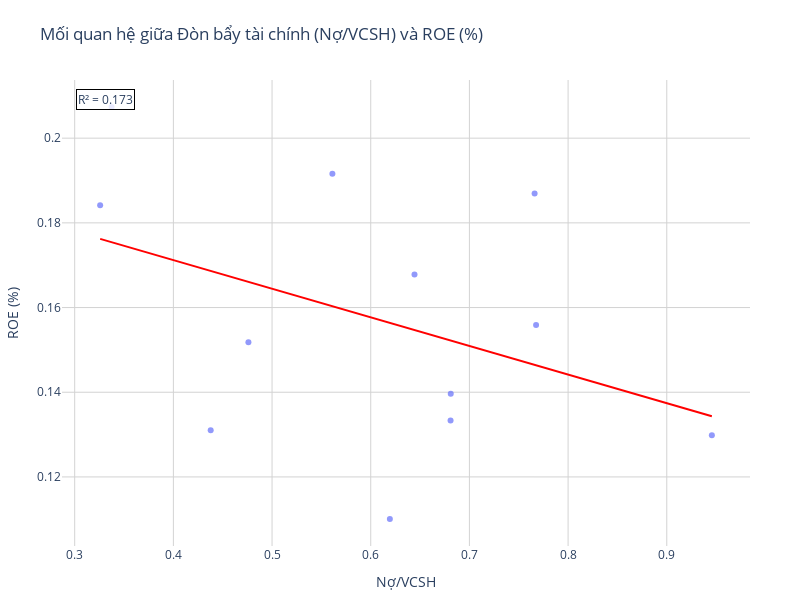

The code cell stored with this chart in its notebook:
### Code cell
# Convert seaborn regplot to plotly
import plotly.graph_objects as go
import plotly.express as px
import numpy as np
from scipy import stats

# Select the columns
col_roe = ('Chỉ tiêu khả năng sinh lợi', 'ROE (%)')
col_debt_equity = ('Chỉ tiêu cơ cấu nguồn vốn', 'Nợ/VCSH')

# Prepare the DataFrame for plotting
df_plot = Ratio[[col_roe, col_debt_equity]].copy()
df_plot.columns = ['ROE (%)', 'Nợ/VCSH']

# Optional: add company or year info for further analysis
if ('Meta', 'CP') in Ratio.columns:
    df_plot['CP'] = Ratio[('Meta', 'CP')]
if ('Meta', 'Năm') in Ratio.columns:
    df_plot['Năm'] = Ratio[('Meta', 'Năm')]

# Create scatter plot with regression line using plotly
fig = px.scatter(
    df_plot, 
    x='Nợ/VCSH', 
    y='ROE (%)',
    trendline='ols',  # Add ordinary least squares regression line
    trendline_color_override='red',
    opacity=0.7,
    hover_data=['Năm'] if 'Năm' in df_plot.columns else None
)

# Calculate regression statistics for annotation
x = df_plot['Nợ/VCSH']
y = df_plot['ROE (%)']
slope, intercept, r_value, p_value, std_err = stats.linregress(x, y)
r_squared = r_value**2

# Add annotation with R-squared value
fig.add_annotation(
    xref='paper', yref='paper',
    x=0.02, y=0.98,
    text=f'R² = {r_squared:.3f}',
    showarrow=False,
    font=dict(size=12),
    bgcolor='rgba(255, 255, 255, 0.8)',
    bordercolor='black',
    borderwidth=1
)

# Update layout
fig.update_layout(
    title='Mối quan hệ giữa Đòn bẩy tài chính (Nợ/VCSH) và ROE (%)',
    xaxis_title='Nợ/VCSH',
    yaxis_title='ROE (%)',
    template='plotly_white',
    width=800,
    height=600,
    margin=dict(l=50, r=50, t=80, b=50)
)

# Add grid
fig.update_xaxes(showgrid=True, gridwidth=1, gridcolor='lightgray')
fig.update_yaxes(showgrid=True, gridwidth=1, gridcolor='lightgray')

# Display the plot inline
fig.show()

# Save as interactive HTML
html_file_path = './outputs/roe_leverage_relationship_plotly.html'
fig.write_html(html_file_path)
print(f"Interactive plot saved to {html_file_path}")

# # Display the HTML directly from the figure object
# from IPython.display import HTML
# import plotly.io as pio
# HTML(pio.to_html(fig, include_plotlyjs='cdn'))

### Figure 1 — Plotly figure (JSON) as saved in the notebook; plotly's stock layout.template omitted (floating-point values rounded to 4 significant figures)
{"data": [{"customdata": [[2024], [2023], [2022], [2021], [2020], [2019], [2018], [2017], [2016], [2015], [2014], [2013]], "hovertemplate": "Nợ/VCSH=%{x}<br>ROE (%)=%{y}<br>Năm=%{customdata[0]}<extra></extra>", "legendgroup": "", "marker": {"color": "#636efa", "opacity": 0.7, "symbol": "circle"}, "mode": "markers", "name": "", "orientation": "v", "showlegend": false, "type": "scatter", "x": [0.6194, 0.6809, 0.766, 0.9457, 0.6811, 0.7676, 0.5611, 0.6443, 0.476, 0.4378, 0.3258, 0.3374], "xaxis": "x", "y": [0.1101, 0.1333, 0.1869, 0.1299, 0.1397, 0.1559, 0.1916, 0.1678, 0.1518, 0.131, 0.1841, 0.2073], "yaxis": "y"}, {"hovertemplate": "<b>OLS trendline</b><br>ROE (%) = -0.0675579 * Nợ/VCSH + 0.198229<br>R<sup>2</sup>=0.172766<br><br>Nợ/VCSH=%{x}<br>ROE (%)=%{y} <b>(trend)</b><extra></extra>", "legendgroup": "", "line": {"color": "red"}, "marker": {"color": "#636efa", "symbol": "circle"}, "mode": "lines", "name": "", "showlegend": false, "type": "scatter", "x": [0.3258, 0.3374, 0.4378, 0.476, 0.5611, 0.6194, 0.6443, 0.6809, 0.6811, 0.766, 0.7676, 0.9457], "xaxis": "x", "y": [0.1762, 0.1754, 0.1687, 0.1661, 0.1603, 0.1564, 0.1547, 0.1522, 0.1522, 0.1465, 0.1464, 0.1343], "yaxis": "y"}], "layout": {"annotations": [{"bgcolor": "rgba(255, 255, 255, 0.8)", "bordercolor": "black", "borderwidth": 1, "font": {"size": 12}, "showarrow": false, "text": "R² = 0.173", "x": 0.02, "xref": "paper", "y": 0.98, "yref": "paper"}], "height": 600, "legend": {"tracegroupgap": 0}, "margin": {"b": 50, "l": 50, "r": 50, "t": 80}, "title": {"text": "Mối quan hệ giữa Đòn bẩy tài chính (Nợ/VCSH) và ROE (%)"}, "width": 800, "xaxis": {"anchor": "y", "domain": [0, 1], "gridcolor": "lightgray", "gridwidth": 1, "showgrid": true, "title": {"text": "Nợ/VCSH"}}, "yaxis": {"anchor": "x", "domain": [0, 1], "gridcolor": "lightgray", "gridwidth": 1, "showgrid": true, "title": {"text": "ROE (%)"}}}}
